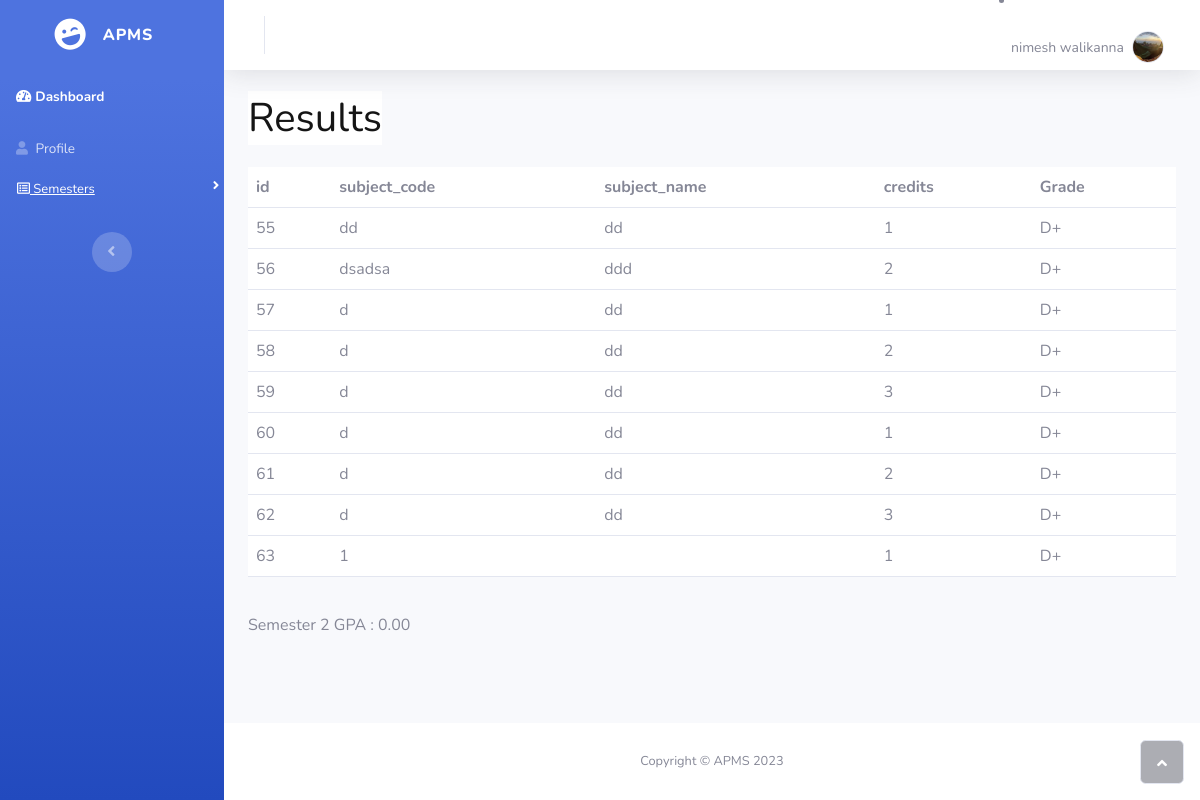
Page /student/Student_Semester/Semester_3.php (signed in) on the committed database.
### tables this page shows
CREATE TABLE `tbl_students` (
  `stu_id` int(11) NOT NULL,
  `username` varchar(255) NOT NULL,
  `password` varchar(255) NOT NULL,
  `role_id` int(10) NOT NULL,
  `Degree_id` varchar(100) NOT NULL,
  `index_no` varchar(100) NOT NULL,
  `name` varchar(255) NOT NULL,
  `nic` varchar(100) NOT NULL,
  `DOB` date NOT NULL,
  `gender` varchar(100) NOT NULL,
  `address` varchar(255) NOT NULL,
  `tel_no` int(20) NOT NULL,
  `image` varchar(255) NOT NULL,
  `gmail` varchar(255) NOT NULL,
  `linkdin` varchar(255) NOT NULL,
  `github` varchar(255) NOT NULL,
  `bio` varchar(255) NOT NULL,
  `Batch_id` int(20) NOT NULL,
  `batch_index` varchar(100) NOT NULL,
  `Degree_index` varchar(100) NOT NULL,
  `Degree_name` varchar(255) NOT NULL
);

CREATE TABLE `tbl_subject` (
  `subject_id` int(11) NOT NULL,
  `semester_id` int(20) NOT NULL,
  `degree_id` int(20) NOT NULL,
  `semester_number` int(10) NOT NULL,
  `subject_name` varchar(255) NOT NULL,
  `subject_code` varchar(100) NOT NULL,
  `credits` varchar(50) NOT NULL
);

CREATE TABLE `tbl_results_sem3` (
  `result_id` int(11) NOT NULL,
  `enrollment_number` varchar(100) NOT NULL,
  `Batch_id` int(20) NOT NULL,
  `grade_subject_1` varchar(2) NOT NULL,
  `grade_subject_2` varchar(2) NOT NULL,
  `grade_subject_3` varchar(2) NOT NULL,
  `grade_subject_4` varchar(2) NOT NULL,
  `grade_subject_5` varchar(2) NOT NULL,
  `grade_subject_6` varchar(2) NOT NULL,
  `grade_subject_7` varchar(2) NOT NULL,
  `grade_subject_8` varchar(2) NOT NULL,
  `grade_subject_9` varchar(2) NOT NULL,
  `current_gpa` decimal(3,2) NOT NULL,
  `created_at` timestamp NOT NULL DEFAULT current_timestamp() ON UPDATE current_timestamp()
);

### student/Student_Semester/Semester_3.php (the view, shortened to what this page needs)
<?php include("C:/xampp/htdocs/APMS/student/parts/header.php"); ?>
<body id="page-top">
    <?php
    include("C:/xampp/htdocs/APMS/student/parts/navbar.php");
    ?>
    <div class="d-flex flex-column" id="content-wrapper">
        <div id="content">
            <?php include("C:/xampp/htdocs/APMS/student/parts/searchbar.php") ?>
            <div class="container">
                <h1 id="Results" style="padding-bottom: 17px;"><span style="color: rgb(21, 21, 21); background-color: rgb(255, 255, 255);">Results</span></h1>
            </div>
            <section>
                <div>
                    <div class="container">
                        <div class="table-responsive">
                            <table class="table">
                                <tr>
                                    <th>id</th>
                                    <th>subject_code</th>
                                    <th>subject_name</th>
                                    <th>credits</th>
                                    <th>Grade</th>
                                </tr>
                                <?php
                                $sql_student_info = "SELECT Degree_id, Batch_id FROM tbl_students WHERE stu_id = $user_id";
                                $res_student_info = mysqli_query($conn, $sql_student_info);
                                if ($res_student_info == TRUE) {
                                    $count_student_info = mysqli_num_rows($res_student_info);
                                    if ($count_student_info > 0) {
                                        while ($rows_student_info = mysqli_fetch_assoc($res_student_info)) {
                                            $degree_id = $rows_student_info['Degree_id'];
                                        }
                                    }
                                }
                                $semester_num = 3;
                                $sql_semesterid = "SELECT semester_id FROM tbl_semester WHERE semester_number = $semester_num AND degree_id= $degree_id";
                                $res_semesterid = mysqli_query($conn, $sql_semesterid);
                                if ($res_semesterid == TRUE) {
                                    $count_semesterid = mysqli_num_rows($res_semesterid);
                                    if ($count_semesterid > 0) {
                                        while ($rows_semesterid = mysqli_fetch_assoc($res_semesterid)) {
                                            $semester_id = $rows_semesterid['semester_id'];
                                        }
                                    }
                                }
                                $sql_subjects = "SELECT * FROM tbl_subject WHERE semester_id = $semester_id AND degree_id = $degree_id";
                                $res_subjects = mysqli_query($conn, $sql_subjects);
                                $sql_results = "SELECT * FROM tbl_results_sem3 WHERE enrollment_number = $user_id";
                                $res_results = mysqli_query($conn, $sql_results);
                                $results_array = [];
                                while ($result_row = mysqli_fetch_assoc($res_results)) {
                                    $results_array[] = $result_row;
                                }
                                while ($subject_row = mysqli_fetch_assoc($res_subjects)) {
                                    echo "<tr>";
                                    echo "<td>{$subject_row['subject_id']}</td>";
                                    echo "<td>{$subject_row['subject_code']}</td>";
                                    echo "<td>{$subject_row['subject_name']}</td>";
                                    echo "<td>{$subject_row['credits']}</td>";
                                    for ($subject_number = 1; $subject_number <= 9; $subject_number++) {
                                        if (isset($results_array[$subject_number - 1])) {
                                            echo "<td>{$results_array[$subject_number - 1]["grade_subject_$subject_number"]}</td>";
                                        } else {
                                        }
                                    }
                                    echo "</tr>";
                                }
                                ?>
                            </table>
                        </div>
                    </div>
                </div>
            </section>
            <div class="container" style="margin-top: 20px;">
                <div class="row">
                        <?php
                        $sql_semester2 = "SELECT current_gpa FROM tbl_results_sem3 WHERE enrollment_number = $user_id";
                        $res_semester2 = mysqli_query($conn, $sql_semester2);
                        if ($res_semester2 == TRUE) {
                            $count_semester2 = mysqli_num_rows($res_semester2);
                            if ($count_semester2 > 0) {
                                while ($rows_semester2 = mysqli_fetch_assoc($res_semester2)) {
                                    $gpa_sem2 = $rows_semester2['current_gpa'];
                                }
                            } else {
                                $gpa_sem2 = 0.00;
                            }
                        }
                        ?>
                    <p>Semester 2 GPA : <?php echo $gpa_sem2 ?> </p>
                </div>
            </div>
        </div>
        <?php include('C:/xampp/htdocs/APMS/student/parts/footer.php')
        ?>

### student/parts/searchbar.php (shortened to what this page needs)
<nav class="navbar navbar-light navbar-expand bg-white shadow mb-4 topbar static-top">
     <div class="container-fluid"><button class="btn btn-link d-md-none rounded-circle me-3" id="sidebarToggleTop" type="button"><i class="fas fa-bars"></i></button>
          <li class="nav-item dropdown no-arrow">
               <div class="nav-item dropdown no-arrow">
                    <a class="dropdown-toggle nav-link" aria-expanded="false" data-bs-toggle="dropdown" href="#">
                         <?php
                             $sql_student_info = "SELECT * FROM tbl_students WHERE stu_id = $user_id";
                             $res_student_info = mysqli_query($conn, $sql_student_info);
                             if ($res_student_info == TRUE) {
                                  $count_student_info = mysqli_num_rows($res_student_info);
                                  if ($count_student_info > 0) {
                                       while ($rows_student_info = mysqli_fetch_assoc($res_student_info)) {
                                            $name = $rows_student_info['name'];
                                            $image = $rows_student_info['image'];
                                       }
                                  }
                             }
                             ?>
                         <span class="d-none d-lg-inline me-2 text-gray-600 small"><?php echo $name ?></span>
                         <img class="border rounded-circle img-profile" src="/APMS/images/student/<?php echo $image ?> ">
                    </a>
               </div>
          </li>
     </div>
</nav>

### rows in the picture
tbl_students: name "nimesh walikanna", image (picture)
tbl_subject: subject_id "55", subject_code "dd", subject_name "dd", credits "1"
tbl_results_sem3: grade_subject_1 "D+", current_gpa "0.00"
tbl_subject: subject_id "56", subject_code "dsadsa", subject_name "ddd", credits "2"
tbl_subject: subject_id "57", subject_code "d", subject_name "dd", credits "1"
tbl_subject: subject_id "58", subject_code "d", subject_name "dd", credits "2"
tbl_subject: subject_id "59", subject_code "d", subject_name "dd", credits "3"
tbl_subject: subject_id "60", subject_code "d", subject_name "dd", credits "1"
tbl_subject: subject_id "61", subject_code "d", subject_name "dd", credits "2"
tbl_subject: subject_id "62", subject_code "d", subject_name "dd", credits "3"
tbl_subject: subject_id "63", subject_code "1", credits "1"
